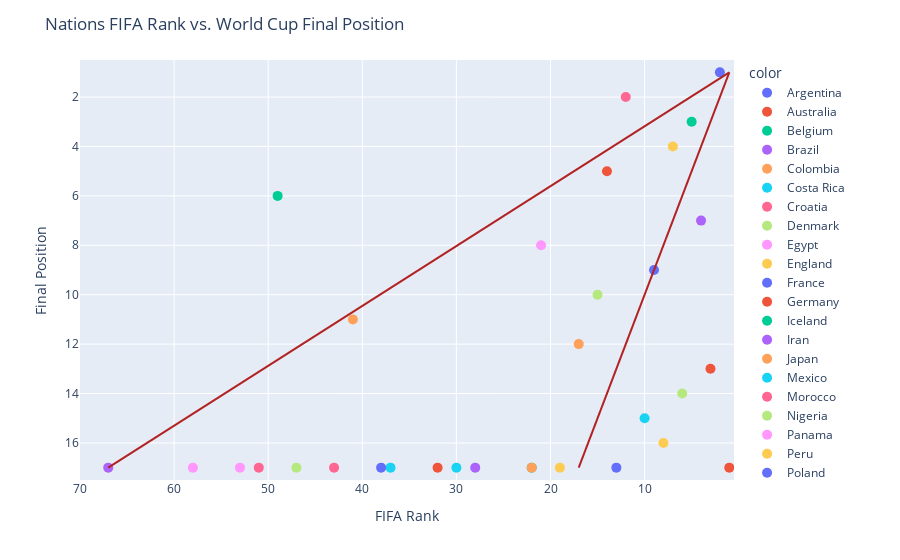

Write notebook code for a chart like this one.
### Markdown cell above
**Nations FIFA Rank vs. World Cup Final Position**

Nations inside the triangular area performed as expected during the 2018 World Cup

Nations above and to the left of the triangle performed better than expected

Nations below and to the right of the triangle performed worse than expected

### Code cell
import plotly.graph_objects as go

fig = px.scatter(nationsDf_18, x="FIFA Rank", y="Final Position", color=nationsDf_18.index, range_x=[70, 0.5], range_y=[17.5, 0.5])
fig.update_traces(marker=dict(size=10))
fig.add_trace(go.Scatter(x=[1, 67], y=[1, 17], name="linear correlation", mode="lines", line=dict(color="firebrick")))
fig.add_trace(go.Scatter(x=[1, 17], y=[1, 17], name="y=x", mode="lines", line=dict(color="firebrick")))
fig.update_layout(title="Nations FIFA Rank vs. World Cup Final Position")
fig.show()

### Figure 1 — Plotly figure (JSON) as saved in the notebook; plotly's stock layout.template omitted (floating-point values rounded to 4 significant figures)
{"data": [{"hovertemplate": "color=Argentina<br>FIFA Rank=%{x}<br>Final Position=%{y}<extra></extra>", "legendgroup": "Argentina", "marker": {"color": "#636efa", "size": 10, "symbol": "circle"}, "mode": "markers", "name": "Argentina", "showlegend": true, "type": "scatter", "x": [9], "xaxis": "x", "y": [9], "yaxis": "y"}, {"hovertemplate": "color=Australia<br>FIFA Rank=%{x}<br>Final Position=%{y}<extra></extra>", "legendgroup": "Australia", "marker": {"color": "#EF553B", "size": 10, "symbol": "circle"}, "mode": "markers", "name": "Australia", "showlegend": true, "type": "scatter", "x": [32], "xaxis": "x", "y": [17], "yaxis": "y"}, {"hovertemplate": "color=Belgium<br>FIFA Rank=%{x}<br>Final Position=%{y}<extra></extra>", "legendgroup": "Belgium", "marker": {"color": "#00cc96", "size": 10, "symbol": "circle"}, "mode": "markers", "name": "Belgium", "showlegend": true, "type": "scatter", "x": [5], "xaxis": "x", "y": [3], "yaxis": "y"}, {"hovertemplate": "color=Brazil<br>FIFA Rank=%{x}<br>Final Position=%{y}<extra></extra>", "legendgroup": "Brazil", "marker": {"color": "#ab63fa", "size": 10, "symbol": "circle"}, "mode": "markers", "name": "Brazil", "showlegend": true, "type": "scatter", "x": [4], "xaxis": "x", "y": [7], "yaxis": "y"}, {"hovertemplate": "color=Colombia<br>FIFA Rank=%{x}<br>Final Position=%{y}<extra></extra>", "legendgroup": "Colombia", "marker": {"color": "#FFA15A", "size": 10, "symbol": "circle"}, "mode": "markers", "name": "Colombia", "showlegend": true, "type": "scatter", "x": [17], "xaxis": "x", "y": [12], "yaxis": "y"}, {"hovertemplate": "color=Costa Rica<br>FIFA Rank=%{x}<br>Final Position=%{y}<extra></extra>", "legendgroup": "Costa Rica", "marker": {"color": "#19d3f3", "size": 10, "symbol": "circle"}, "mode": "markers", "name": "Costa Rica", "showlegend": true, "type": "scatter", "x": [37], "xaxis": "x", "y": [17], "yaxis": "y"}, {"hovertemplate": "color=Croatia<br>FIFA Rank=%{x}<br>Final Position=%{y}<extra></extra>", "legendgroup": "Croatia", "marker": {"color": "#FF6692", "size": 10, "symbol": "circle"}, "mode": "markers", "name": "Croatia", "showlegend": true, "type": "scatter", "x": [12], "xaxis": "x", "y": [2], "yaxis": "y"}, {"hovertemplate": "color=Denmark<br>FIFA Rank=%{x}<br>Final Position=%{y}<extra></extra>", "legendgroup": "Denmark", "marker": {"color": "#B6E880", "size": 10, "symbol": "circle"}, "mode": "markers", "name": "Denmark", "showlegend": true, "type": "scatter", "x": [15], "xaxis": "x", "y": [10], "yaxis": "y"}, {"hovertemplate": "color=Egypt<br>FIFA Rank=%{x}<br>Final Position=%{y}<extra></extra>", "legendgroup": "Egypt", "marker": {"color": "#FF97FF", "size": 10, "symbol": "circle"}, "mode": "markers", "name": "Egypt", "showlegend": true, "type": "scatter", "x": [53], "xaxis": "x", "y": [17], "yaxis": "y"}, {"hovertemplate": "color=England<br>FIFA Rank=%{x}<br>Final Position=%{y}<extra></extra>", "legendgroup": "England", "marker": {"color": "#FECB52", "size": 10, "symbol": "circle"}, "mode": "markers", "name": "England", "showlegend": true, "type": "scatter", "x": [7], "xaxis": "x", "y": [4], "yaxis": "y"}, {"hovertemplate": "color=France<br>FIFA Rank=%{x}<br>Final Position=%{y}<extra></extra>", "legendgroup": "France", "marker": {"color": "#636efa", "size": 10, "symbol": "circle"}, "mode": "markers", "name": "France", "showlegend": true, "type": "scatter", "x": [2], "xaxis": "x", "y": [1], "yaxis": "y"}, {"hovertemplate": "color=Germany<br>FIFA Rank=%{x}<br>Final Position=%{y}<extra></extra>", "legendgroup": "Germany", "marker": {"color": "#EF553B", "size": 10, "symbol": "circle"}, "mode": "markers", "name": "Germany", "showlegend": true, "type": "scatter", "x": [1], "xaxis": "x", "y": [17], "yaxis": "y"}, {"hovertemplate": "color=Iceland<br>FIFA Rank=%{x}<br>Final Position=%{y}<extra></extra>", "legendgroup": "Iceland", "marker": {"color": "#00cc96", "size": 10, "symbol": "circle"}, "mode": "markers", "name": "Iceland", "showlegend": true, "type": "scatter", "x": [22], "xaxis": "x", "y": [17], "yaxis": "y"}, {"hovertemplate": "color=Iran<br>FIFA Rank=%{x}<br>Final Position=%{y}<extra></extra>", "legendgroup": "Iran", "marker": {"color": "#ab63fa", "size": 10, "symbol": "circle"}, "mode": "markers", "name": "Iran", "showlegend": true, "type": "scatter", "x": [28], "xaxis": "x", "y": [17], "yaxis": "y"}, {"hovertemplate": "color=Japan<br>FIFA Rank=%{x}<br>Final Position=%{y}<extra></extra>", "legendgroup": "Japan", "marker": {"color": "#FFA15A", "size": 10, "symbol": "circle"}, "mode": "markers", "name": "Japan", "showlegend": true, "type": "scatter", "x": [41], "xaxis": "x", "y": [11], "yaxis": "y"}, {"hovertemplate": "color=Mexico<br>FIFA Rank=%{x}<br>Final Position=%{y}<extra></extra>", "legendgroup": "Mexico", "marker": {"color": "#19d3f3", "size": 10, "symbol": "circle"}, "mode": "markers", "name": "Mexico", "showlegend": true, "type": "scatter", "x": [10], "xaxis": "x", "y": [15], "yaxis": "y"}, {"hovertemplate": "color=Morocco<br>FIFA Rank=%{x}<br>Final Position=%{y}<extra></extra>", "legendgroup": "Morocco", "marker": {"color": "#FF6692", "size": 10, "symbol": "circle"}, "mode": "markers", "name": "Morocco", "showlegend": true, "type": "scatter", "x": [43], "xaxis": "x", "y": [17], "yaxis": "y"}, {"hovertemplate": "color=Nigeria<br>FIFA Rank=%{x}<br>Final Position=%{y}<extra></extra>", "legendgroup": "Nigeria", "marker": {"color": "#B6E880", "size": 10, "symbol": "circle"}, "mode": "markers", "name": "Nigeria", "showlegend": true, "type": "scatter", "x": [47], "xaxis": "x", "y": [17], "yaxis": "y"}, {"hovertemplate": "color=Panama<br>FIFA Rank=%{x}<br>Final Position=%{y}<extra></extra>", "legendgroup": "Panama", "marker": {"color": "#FF97FF", "size": 10, "symbol": "circle"}, "mode": "markers", "name": "Panama", "showlegend": true, "type": "scatter", "x": [58], "xaxis": "x", "y": [17], "yaxis": "y"}, {"hovertemplate": "color=Peru<br>FIFA Rank=%{x}<br>Final Position=%{y}<extra></extra>", "legendgroup": "Peru", "marker": {"color": "#FECB52", "size": 10, "symbol": "circle"}, "mode": "markers", "name": "Peru", "showlegend": true, "type": "scatter", "x": [19], "xaxis": "x", "y": [17], "yaxis": "y"}, {"hovertemplate": "color=Poland<br>FIFA Rank=%{x}<br>Final Position=%{y}<extra></extra>", "legendgroup": "Poland", "marker": {"color": "#636efa", "size": 10, "symbol": "circle"}, "mode": "markers", "name": "Poland", "showlegend": true, "type": "scatter", "x": [13], "xaxis": "x", "y": [17], "yaxis": "y"}, {"hovertemplate": "color=Portugal<br>FIFA Rank=%{x}<br>Final Position=%{y}<extra></extra>", "legendgroup": "Portugal", "marker": {"color": "#EF553B", "size": 10, "symbol": "circle"}, "mode": "markers", "name": "Portugal", "showlegend": true, "type": "scatter", "x": [3], "xaxis": "x", "y": [13], "yaxis": "y"}, {"hovertemplate": "color=Russia<br>FIFA Rank=%{x}<br>Final Position=%{y}<extra></extra>", "legendgroup": "Russia", "marker": {"color": "#00cc96", "size": 10, "symbol": "circle"}, "mode": "markers", "name": "Russia", "showlegend": true, "type": "scatter", "x": [49], "xaxis": "x", "y": [6], "yaxis": "y"}, {"hovertemplate": "color=Saudi Arabia<br>FIFA Rank=%{x}<br>Final Position=%{y}<extra></extra>", "legendgroup": "Saudi Arabia", "marker": {"color": "#ab63fa", "size": 10, "symbol": "circle"}, "mode": "markers", "name": "Saudi Arabia", "showlegend": true, "type": "scatter", "x": [67], "xaxis": "x", "y": [17], "yaxis": "y"}, {"hovertemplate": "color=Senegal<br>FIFA Rank=%{x}<br>Final Position=%{y}<extra></extra>", "legendgroup": "Senegal", "marker": {"color": "#FFA15A", "size": 10, "symbol": "circle"}, "mode": "markers", "name": "Senegal", "showlegend": true, "type": "scatter", "x": [22], "xaxis": "x", "y": [17], "yaxis": "y"}, {"hovertemplate": "color=Serbia<br>FIFA Rank=%{x}<br>Final Position=%{y}<extra></extra>", "legendgroup": "Serbia", "marker": {"color": "#19d3f3", "size": 10, "symbol": "circle"}, "mode": "markers", "name": "Serbia", "showlegend": true, "type": "scatter", "x": [30], "xaxis": "x", "y": [17], "yaxis": "y"}, {"hovertemplate": "color=South Korea<br>FIFA Rank=%{x}<br>Final Position=%{y}<extra></extra>", "legendgroup": "South Korea", "marker": {"color": "#FF6692", "size": 10, "symbol": "circle"}, "mode": "markers", "name": "South Korea", "showlegend": true, "type": "scatter", "x": [51], "xaxis": "x", "y": [17], "yaxis": "y"}, {"hovertemplate": "color=Spain<br>FIFA Rank=%{x}<br>Final Position=%{y}<extra></extra>", "legendgroup": "Spain", "marker": {"color": "#B6E880", "size": 10, "symbol": "circle"}, "mode": "markers", "name": "Spain", "showlegend": true, "type": "scatter", "x": [6], "xaxis": "x", "y": [14], "yaxis": "y"}, {"hovertemplate": "color=Sweden<br>FIFA Rank=%{x}<br>Final Position=%{y}<extra></extra>", "legendgroup": "Sweden", "marker": {"color": "#FF97FF", "size": 10, "symbol": "circle"}, "mode": "markers", "name": "Sweden", "showlegend": true, "type": "scatter", "x": [21], "xaxis": "x", "y": [8], "yaxis": "y"}, {"hovertemplate": "color=Switzerland<br>FIFA Rank=%{x}<br>Final Position=%{y}<extra></extra>", "legendgroup": "Switzerland", "marker": {"color": "#FECB52", "size": 10, "symbol": "circle"}, "mode": "markers", "name": "Switzerland", "showlegend": true, "type": "scatter", "x": [8], "xaxis": "x", "y": [16], "yaxis": "y"}, {"hovertemplate": "color=Tunisia<br>FIFA Rank=%{x}<br>Final Position=%{y}<extra></extra>", "legendgroup": "Tunisia", "marker": {"color": "#636efa", "size": 10, "symbol": "circle"}, "mode": "markers", "name": "Tunisia", "showlegend": true, "type": "scatter", "x": [38], "xaxis": "x", "y": [17], "yaxis": "y"}, {"hovertemplate": "color=Uruguay<br>FIFA Rank=%{x}<br>Final Position=%{y}<extra></extra>", "legendgroup": "Uruguay", "marker": {"color": "#EF553B", "size": 10, "symbol": "circle"}, "mode": "markers", "name": "Uruguay", "showlegend": true, "type": "scatter", "x": [14], "xaxis": "x", "y": [5], "yaxis": "y"}, {"line": {"color": "firebrick"}, "mode": "lines", "name": "linear correlation", "type": "scatter", "x": [1, 67], "y": [1, 17]}, {"line": {"color": "firebrick"}, "mode": "lines", "name": "y=x", "type": "scatter", "x": [1, 17], "y": [1, 17]}], "layout": {"legend": {"title": {"text": "color"}, "tracegroupgap": 0}, "margin": {"t": 60}, "title": {"text": "Nations FIFA Rank vs. World Cup Final Position"}, "xaxis": {"anchor": "y", "domain": [0, 1], "range": [70, 0.5], "title": {"text": "FIFA Rank"}}, "yaxis": {"anchor": "x", "domain": [0, 1], "range": [17.5, 0.5], "title": {"text": "Final Position"}}}}
